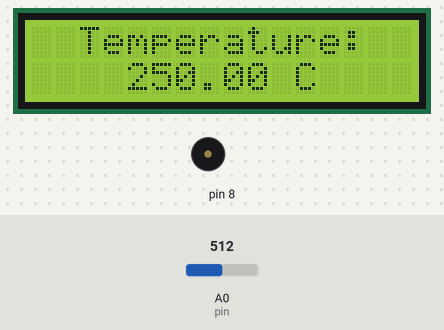
Bench run of a sketch on a simulated Arduino Uno, built with avr-gcc and run on an emulated ATmega328P. Parts: 16×2 character LCD, buzzer (waves = sounding). The test bench sets the inputs (shaded band); at power-on: A0 (pin) = 512. What the sketch prints to the serial monitor is not drawn.

Above: at 1.2 s.
1.3 s: A0 (pin) set to 44
At 2.9 s:
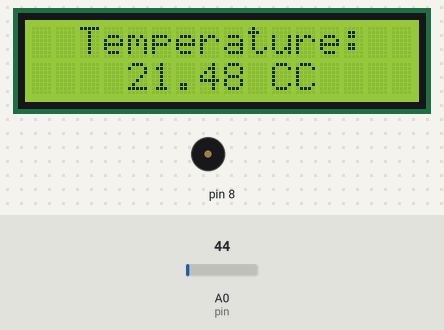
3.5 s: A0 (pin) set to 38
At 4.7 s:
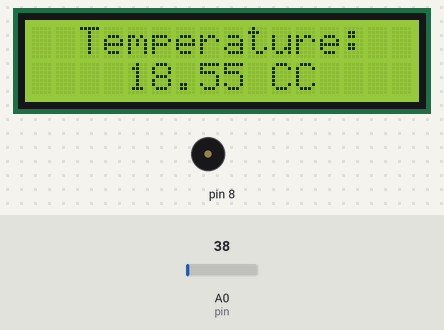
5.1 s: A0 (pin) set to 10
At 6.3 s:
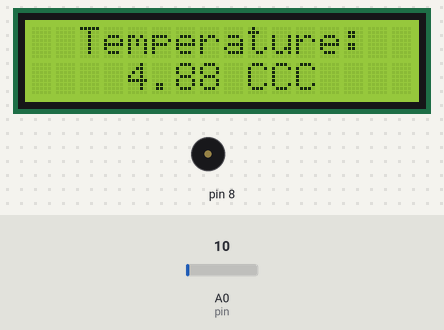
6.6 s: A0 (pin) set to 60
At 8.0 s:
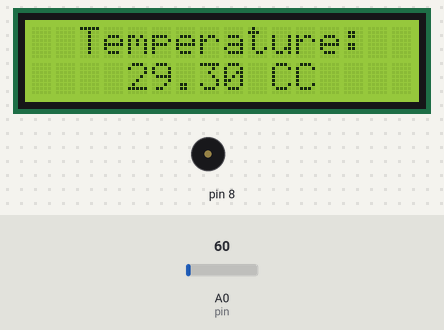
Timing chart, 0 to 9.4 s (numbered marks = the images above; inputs shaded):
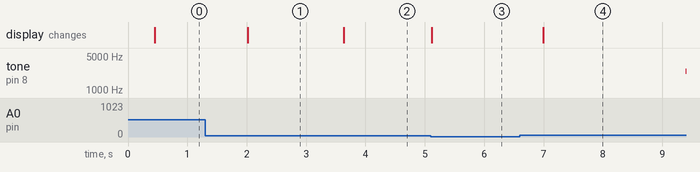

The sketch:

machine_overheat_detection.ino
```cpp
#include<LiquidCrystal.h>
float sinVal;
int toneVal;
unsigned long tepTimer ;
LiquidCrystal lcd(7,6,5,4,3,2);
int pin = 0;
int value;
void setup() {
  pinMode(8, OUTPUT);
  lcd.begin(16,2);
  Serial.begin(9600);
}
void loop() {
  int val;
  double data;
  val=analogRead(0);
  data = (double) val * (5/10.24);
  value = analogRead(pin);
  int volt = value*5.0/1024.0;
  double temp=volt*1000/10;
  if(data>20){
    for(int x=0; x<180; x++){
    sinVal = (sin(x*(3.1412/180)));
    toneVal = 2000+(int(sinVal*1000));
    tone(8, toneVal);
    delay(2);
    }
  } else {
  noTone(8);
  }
  if(millis() - tepTimer > 50){
  tepTimer = millis();
  Serial.print("temperature: ");
  Serial.print(data);
  Serial.println("°C");
  lcd.setCursor(2,0);
  lcd.print("Temperature:");
  lcd.setCursor(4,1);
  lcd.print(data);
  lcd.print(" C");
  }
}
```

Measured:
- after the input at 1.3 s, tone on pin 8: stays silent (without the input it goes to 2643 Hz after 2.2 s); the display: changes after 0.72 s (image 1)
- after the input at 3.5 s, tone on pin 8: stays silent (without the input it goes to 2407 Hz after 1.6 s); the display: changes after 0.14 s (image 2)
- after the input at 5.1 s, the display: changes at once (image 3)
- after the input at 6.6 s, tone on pin 8: silent → 2453 Hz after 2.8 s; the display: changes after 0.39 s (image 4)
